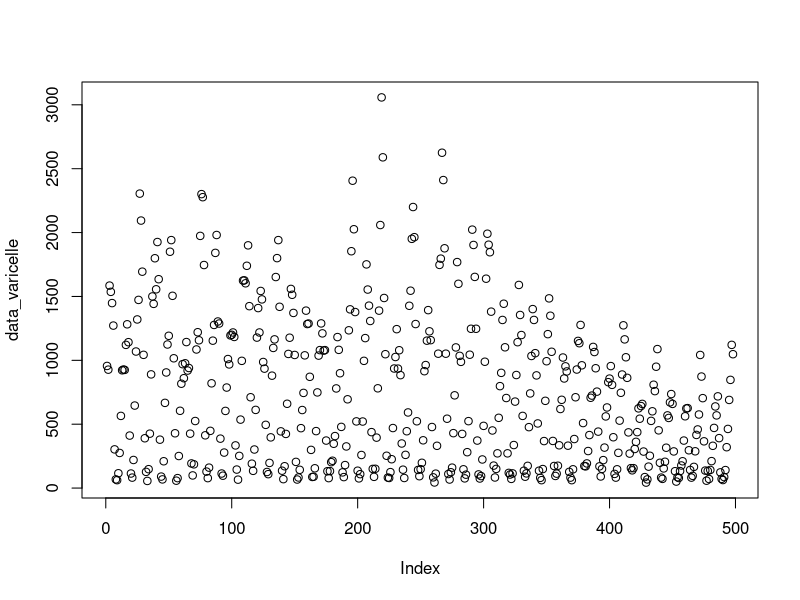
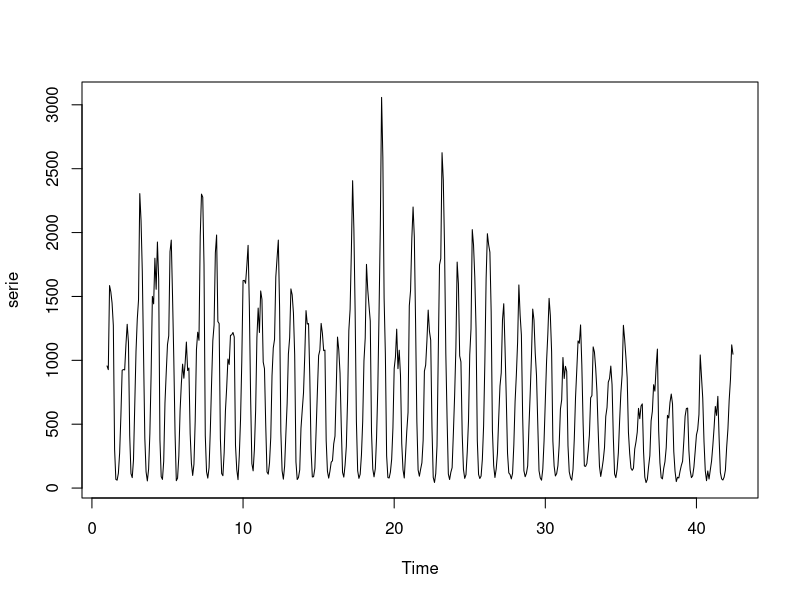
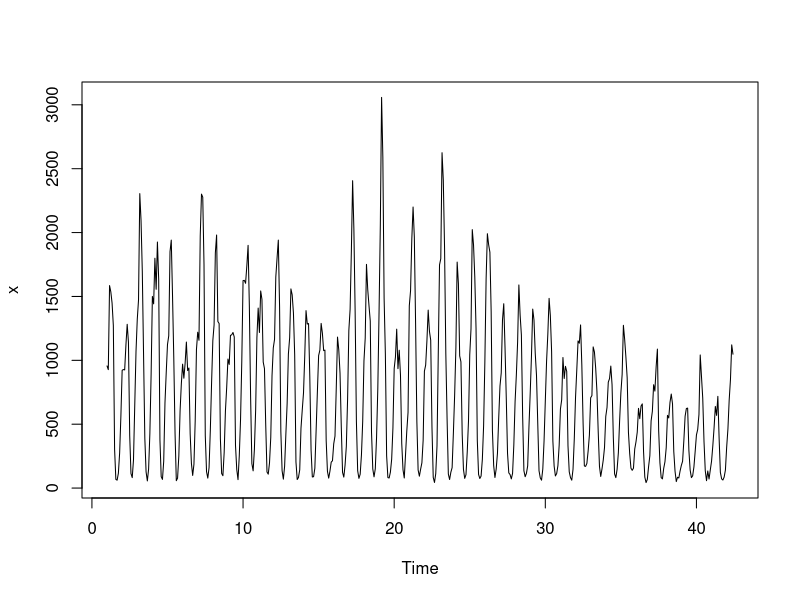
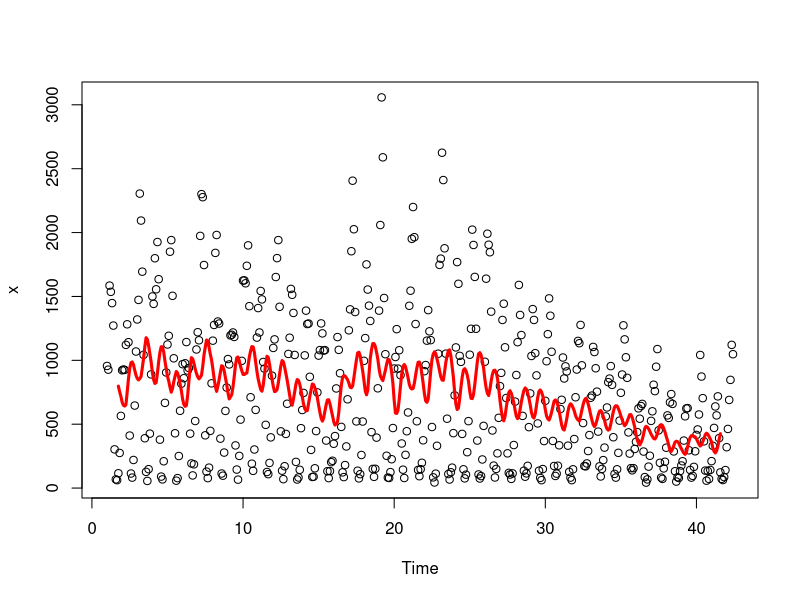
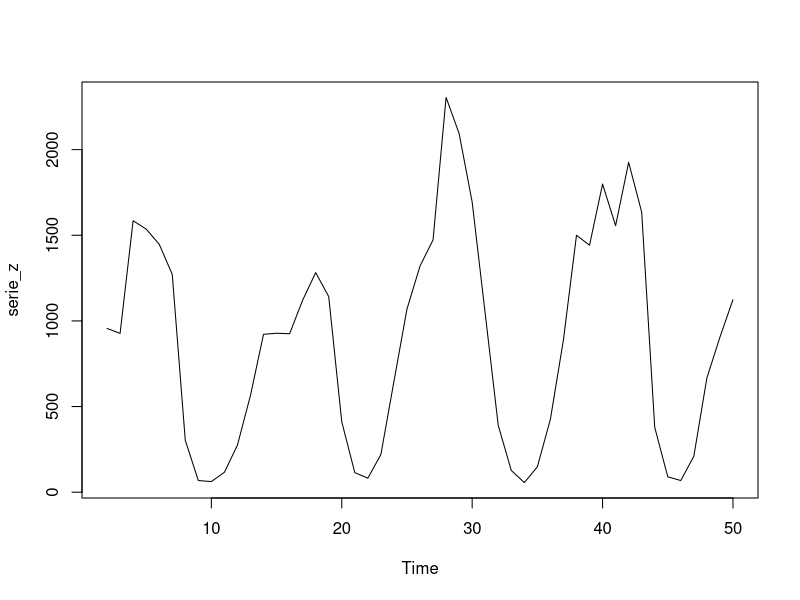
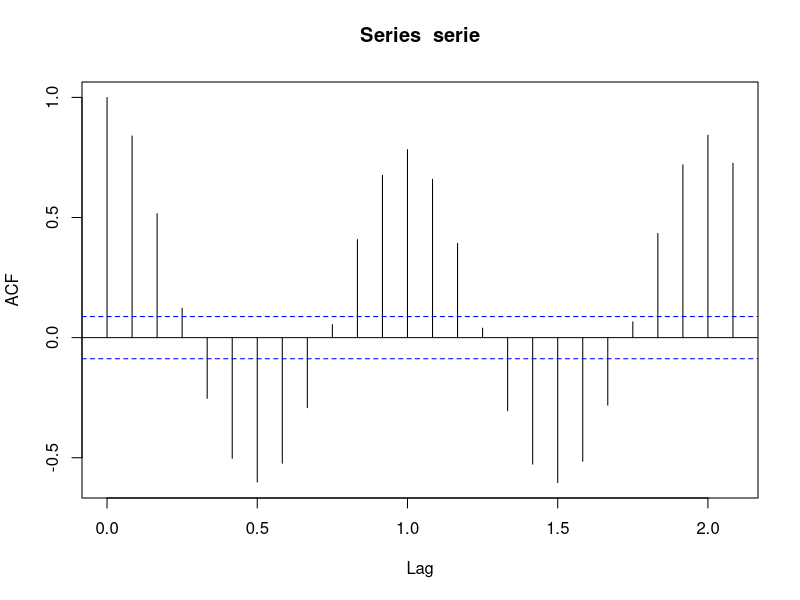
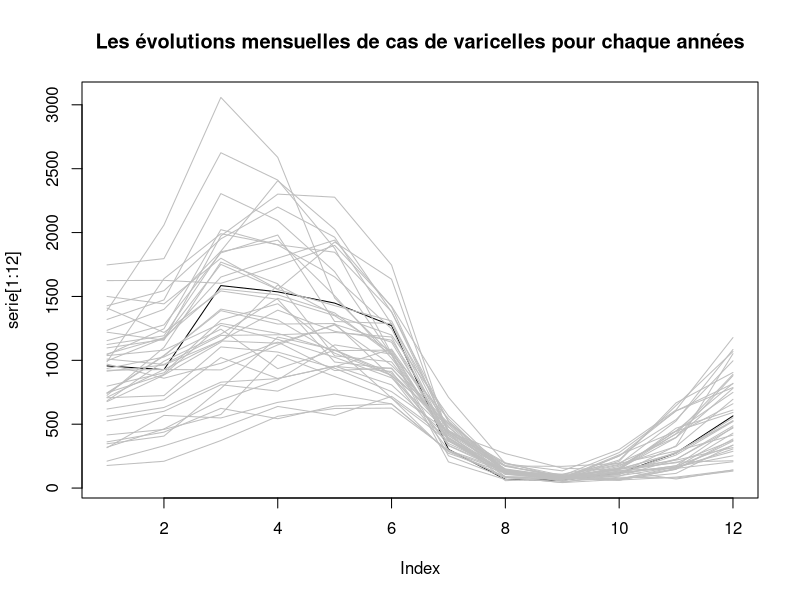
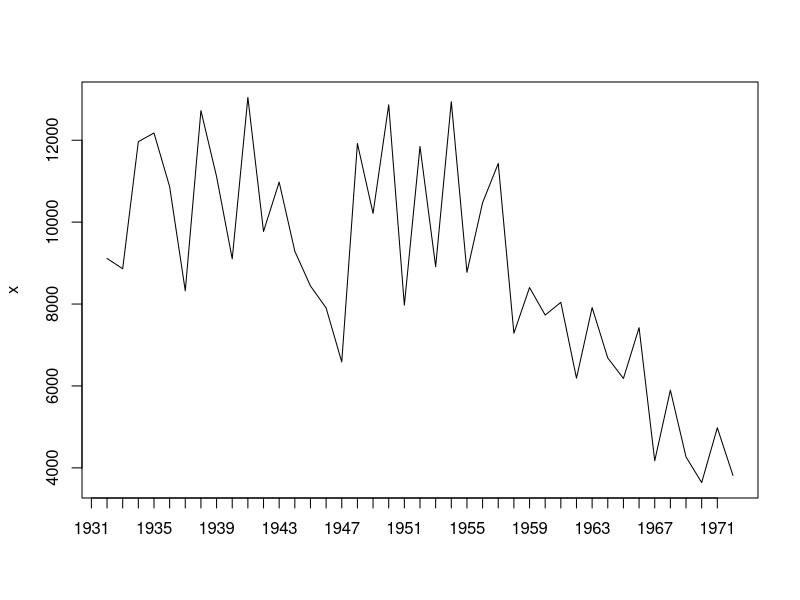

Recreate these plots in R, in order.
## ---- chunk 1
data_varicelle = scan(file="data/varicelle.dat",skip=1)
head(data_varicelle)
## ---- chunk 2
plot(data_varicelle)
## ---- chunk 3
serie = ts(data_varicelle,frequency = 12) #frequence pour avoir les années en absciesse (les données menseulles)
serie
## ---- chunk 4
plot(serie) #dessiner le graphique
## ---- chunk 5
rep(1/10,10)
## ---- chunk 6
x = serie
plot(x)
plot(x,type='p')
k = 20
lines(filter(x,rep(1/k,k)), col='red', lwd=3)
# prendre 20 valeur de x aléaotoire
## ---- chunk 7
serie_z = ts(data_varicelle,2,50)
plot(serie_z)
## ---- chunk 8
mean(serie)
## ---- chunk 9
#On rentre l'instruction 
acf(serie,lag.max=25,type=c("correlation"))
## ---- chunk 10
plot(serie[1:12],type="l",ylim=c(min(serie),max(serie)))
title("Les évolutions mensuelles de cas de varicelles pour chaque années")
for (i in 1 : 41) lines(serie[(1+12*i) : (12*(i+1))],col="grey")
## ---- chunk 11
x=rep(0,41)
for(i in 0 : 40) x[i+1] = sum(serie[(1+12*i) : (12*(i+1))])
x
## ---- chunk 12
plot(x,type="l", xaxt='n', xlab='')
axis(1,at = 0 : 40,labels = 1931 : 1971)
## ---- chunk 13
v = rnorm(100,0,1)
plot(1 : 100, v)
## ---- chunk 14
acf(v,lag.max = 25,type = c("correlation"))
## ---- chunk 15
v = rnorm(1000,0,1)
plot(1 : 1000, v)
## ---- chunk 16
acf(v,lag.max = 25,type = c("correlation"))
## ---- chunk 17
v = rnorm(100,mean=0,sd=1)
t = 1:100

x = 0.5*t+2*v
xs = ts(x)
xs
## ---- chunk 18
par(mfcol=c(1,2))
plot(xs)
acf(xs,lag.max = 25,type = c("correlation"))
## ---- chunk 19
n = 100
t = 1:n
e = rnorm(n,mean=0,sd=1)

x = 0.5*t + e + 3*cos(t*pi)
xs = ts(x)
xs
## ---- chunk 20
par(mfcol=c(1,2))
plot(xs)
acf(xs,lag.max = 25,type = c("correlation"))
